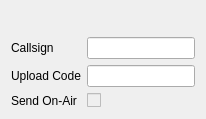
         <widget class="QWidget" name="hrdlogSyncQSLTab">
          <attribute name="title">
           <string>HRDLog</string>
          </attribute>
          <layout class="QFormLayout" name="formLayout">
           <item row="0" column="1">
            <spacer name="verticalSpacer_16">
             <property name="orientation">
              <enum>Qt::Vertical</enum>
             </property>
             <property name="sizeType">
              <enum>QSizePolicy::Fixed</enum>
             </property>
             <property name="sizeHint" stdset="0">
              <size>
               <width>20</width>
               <height>20</height>
              </size>
             </property>
            </spacer>
           </item>
           <item row="1" column="0">
            <widget class="QLabel" name="hrdlogCallsignLabel">
             <property name="text">
              <string>Callsign</string>
             </property>
            </widget>
           </item>
           <item row="1" column="1">
            <widget class="QLineEdit" name="hrdlogCallsignEdit"/>
           </item>
           <item row="2" column="0">
            <widget class="QLabel" name="hrdlogUploadCodeLabel">
             <property name="toolTip">
              <string>It is not a password. It is the upload code received via email after the registration to HRDLOG..net</string>
             </property>
             <property name="text">
              <string>Upload Code</string>
             </property>
            </widget>
           </item>
           <item row="2" column="1">
            <widget class="QLineEdit" name="hrdlogUploadCodeEdit">
             <property name="toolTip">
              <string>It is not a password. It is the upload code received via email after the registration to HRDLOG..net</string>
             </property>
             <property name="echoMode">
              <enum>QLineEdit::Password</enum>
             </property>
            </widget>
           </item>
           <item row="3" column="0">
            <widget class="QLabel" name="hrdlogOnAirLabel">
             <property name="toolTip">
              <string>If it is enabled and Rig is connected then QLog periodically sends On-Air messages to HRDLog</string>
             </property>
             <property name="text">
              <string>Send On-Air</string>
             </property>
            </widget>
           </item>
           <item row="3" column="1">
            <widget class="QCheckBox" name="hrdlogOnAirCheckBox">
             <property name="enabled">
              <bool>false</bool>
             </property>
             <property name="toolTip">
              <string>If it is enabled and Rig is connected then QLog periodically sends On-Air messages to HRDLog</string>
             </property>
             <property name="text">
              <string/>
             </property>
            </widget>
           </item>
          </layout>
         </widget>
